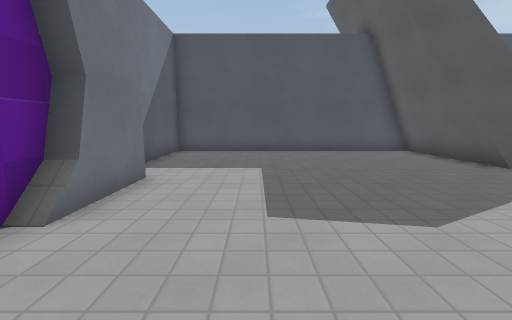
view 1 (above)

13 first-person views from a walk through a level from a Godot 3-D game. The camera is 1.2 m above the floor, tilts 8° down and sees 90° across. The floor is counted in squares, 1 m on a side. Each view is taken from the middle of a square. On the plan, view 1 faces up. The plan holds only what a view shows up to about 12 squares ahead; the rest is blank. Some surface patterns are stand-ins.

view 2
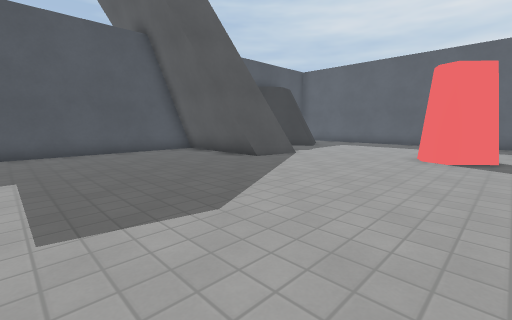

view 3
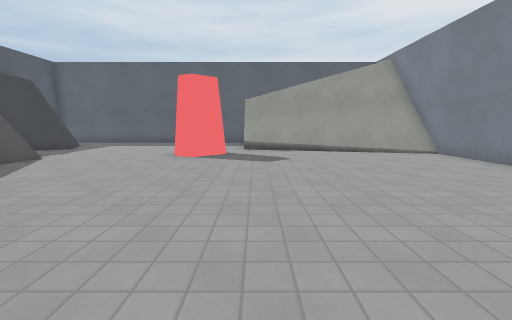

view 4
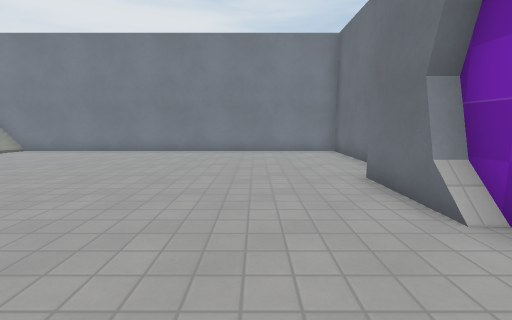

view 5
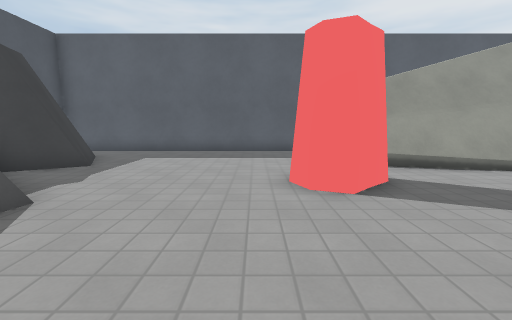

view 6
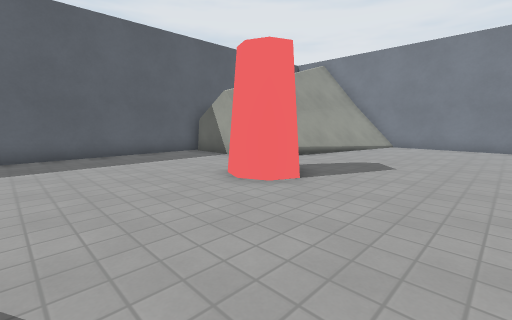

view 7
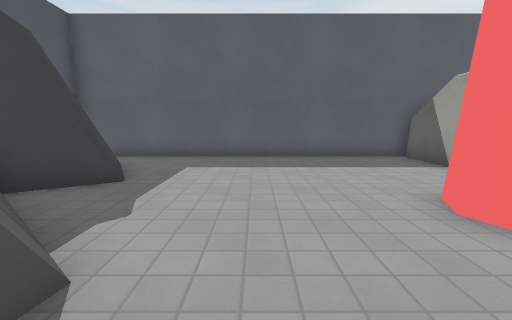

view 8
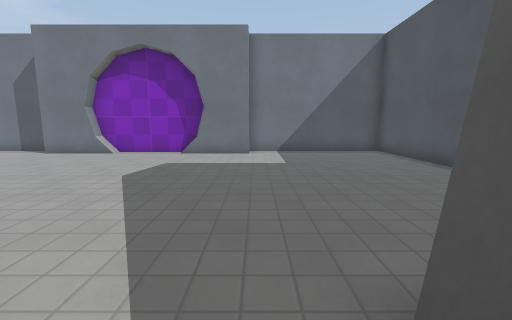

view 9
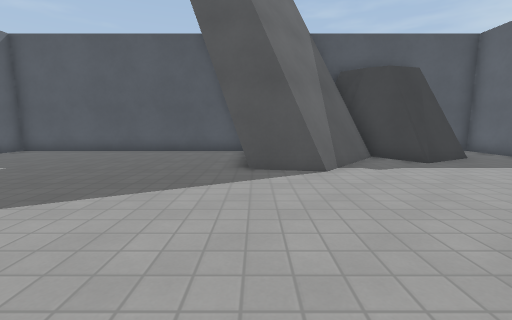

view 10
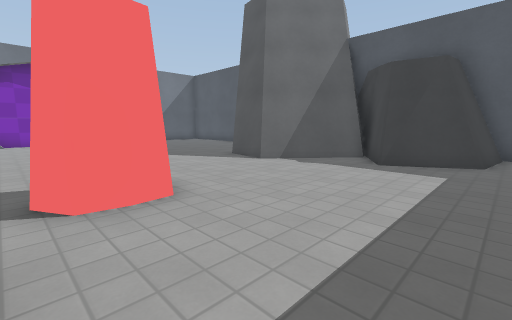

view 11
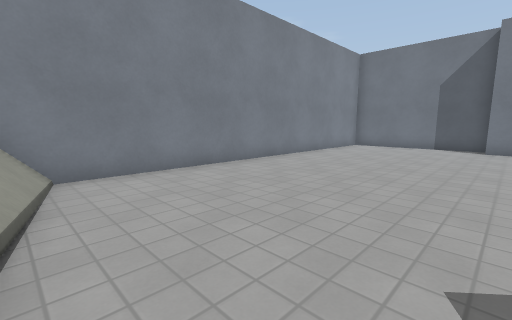

view 12
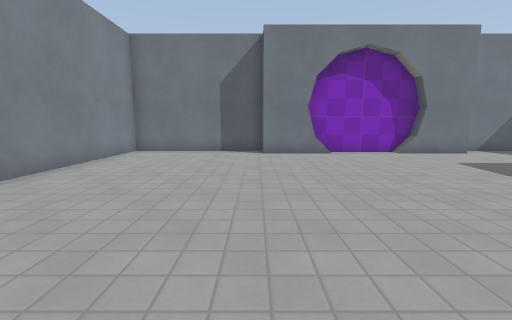

view 13
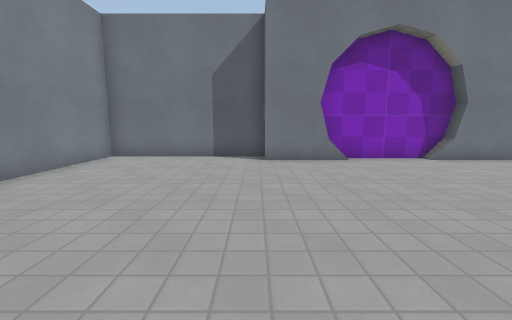

### Floor plan
Points are (right, up) in squares from view 1. A wall is a line through its corners. A room is listed if a view was taken in it or the views show most of it. See-through windows are left out.
Room 1 (views 1, 2, 3, 4, 5, 6, 7, 8, 9, 10, 11, 12, 13)
walls: (11, 1.4) (10.9, 0.6) (10.4, 0.3) (9.4, 1.3) (9.7, 2) (10.3, 2.2) (11, 2) (11.1, 1.2); (6.5, 7) (6.5, 11.5); (-2.5, 0) (-2.5, -2.7) (-3.5, -2.7) (-3.5, -8.4) (11.9, -8.4); (-2.4, 3.9) (-3, 3.9); (-3, 3.6) (-3, -0.6); (13.7, -0.4) (16.1, -0.4); (-2.5, 5.8) (-2.5, 3.6); (12.4, -4.9) (13.1, -1); (12.2, 8.3) (10.6, 10.9); (10.8, 9.8) (8.4, 6.9) (6.4, 7.2) (6.4, 11.5) (-3.5, 11.5) (-3.5, 5.8); (10.7, 10) (8.3, 7.1) (6.1, 7.5); (12.8, 8.8) (12.1, 8.5); (12.9, 9) (12.1, 8.7); (11.2, -8.4) (12.7, -0.8); (11.5, -8.5) (13, -1); (11.7, -8.4) (12.2, -6); (16.5, -1) (16.5, 11.5) (14.1, 11.5); (14, 9.6) (12.8, 8.9); (14.1, 9.5) (12.6, 8.7); (14.4, 11.3) (14.1, 9.2) (12.6, 8.4)
low walls: (6.7, 6.8) (6.7, 9.5); (11.5, -4) (12.1, -0.6); (11, 9.6) (8.5, 6.7); (11.2, 9.5) (8.8, 6.6) (6.4, 7.1); (12.6, 8.5) (12.2, 8.3); (10.6, -8.5) (11.4, -4.5); (10.8, -8.4) (12.3, -0.7); (11, -8.4) (12.5, -0.8); (14.5, 10.7) (14.3, 9.2) (13, 8.5)

Where each view was taken, in squares from view 1:
view 1: 0 up, 0 right, facing up
view 2: 0 up, 0 right, facing up-right
view 3: 1 down, 0 right, facing right
view 4: 3 up, 0 right, facing down
view 5: 3 up, 5 right, facing right
view 6: 6 up, 6 right, facing down-right
view 7: 5 up, 7 right, facing right
view 8: 6 up, 8 right, facing left
view 9: 0 up, 7 right, facing up
view 10: 0 up, 15 right, facing up-left
view 11: 2 down, 11 right, facing down-left
view 12: 3 down, 8 right, facing left
view 13: 3 down, 6 right, facing left
